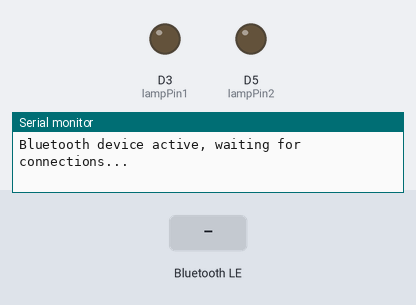
This sketch was run on a simulated Arduino Nano 33 IoT. Parts: output pins drawn as LEDs (lit = HIGH), the last lines printed to the serial monitor. The test bench sets the inputs (shaded band). Nothing arrives over Bluetooth unless stated; a phone connects over Bluetooth LE 3 s after start.

Above: at 3.8 s.
3.9 s: Bluetooth LE write "1" received
At 4.3 s:
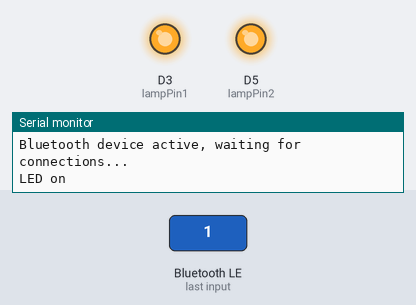
5.4 s: Bluetooth LE write "0" received
At 6.6 s:
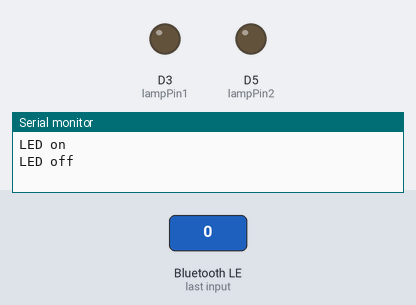
6.9 s: Bluetooth LE write "2" received
At 7.8 s:
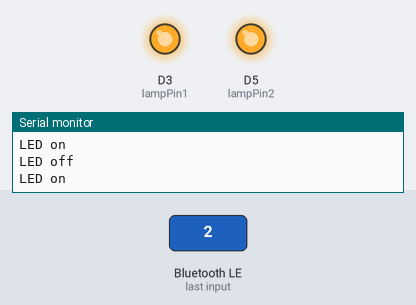
Timing chart, 0 to 9.9 s (numbered marks = the images above; inputs shaded):
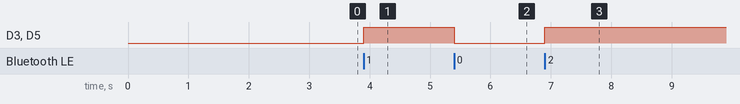

The sketch:

carSketch.ino
```cpp
#include <ArduinoBLE.h>

BLEService ledService("19B10010-E8F2-537E-4F6C-D104768A1214");
BLEByteCharacteristic ledCharacteristic("19B10011-E8F2-537E-4F6C-D104768A1214", BLERead | BLEWrite);

bool eyesOn=false;
int lampPin1=3;
int lampPin2=5;

int lampIntensity=0;
int lightSpeed=1;

void setup() {

  pinMode(lampPin1, OUTPUT);
  pinMode(lampPin2, OUTPUT);

  Serial.begin(9600);

  if (!BLE.begin()) {
    Serial.println("starting BLE failed!");
    while (1);
  }

  BLE.setLocalName("ButtonLED");

  BLE.setAdvertisedService(ledService);

  ledService.addCharacteristic(ledCharacteristic);

  BLE.addService(ledService);

  ledCharacteristic.writeValue(0);

  BLE.advertise();
  Serial.println("Bluetooth device active, waiting for connections...");

}

void loop() {
  BLE.poll();

  if (ledCharacteristic.written()) {
    // update LED, either central has written to characteristic or button state has changed
    if (ledCharacteristic.value()) {
      Serial.println("LED on");
      digitalWrite(lampPin1, HIGH);
      digitalWrite(lampPin2, HIGH);
    } else {
      Serial.println("LED off");
      digitalWrite(lampPin1, LOW);
      digitalWrite(lampPin2, LOW);
    }
  }

}
```

Measured:
- after the input at 3.9 s, D3 (lampPin1), D5 (lampPin2): LOW → HIGH at once
- after the input at 5.4 s, D3 (lampPin1), D5 (lampPin2): HIGH → LOW at once
- after the input at 6.9 s, D3 (lampPin1), D5 (lampPin2): LOW → HIGH at once
